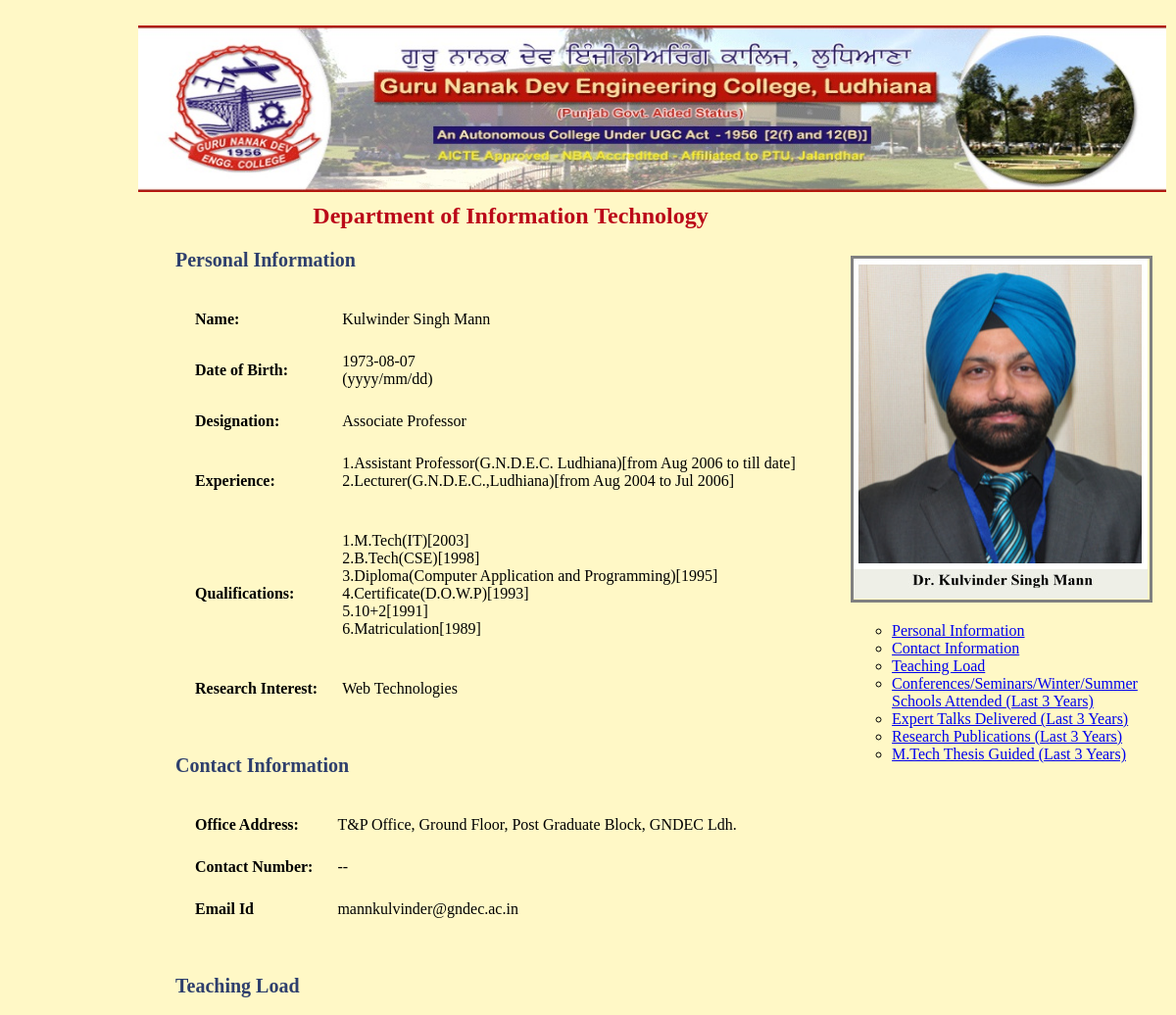
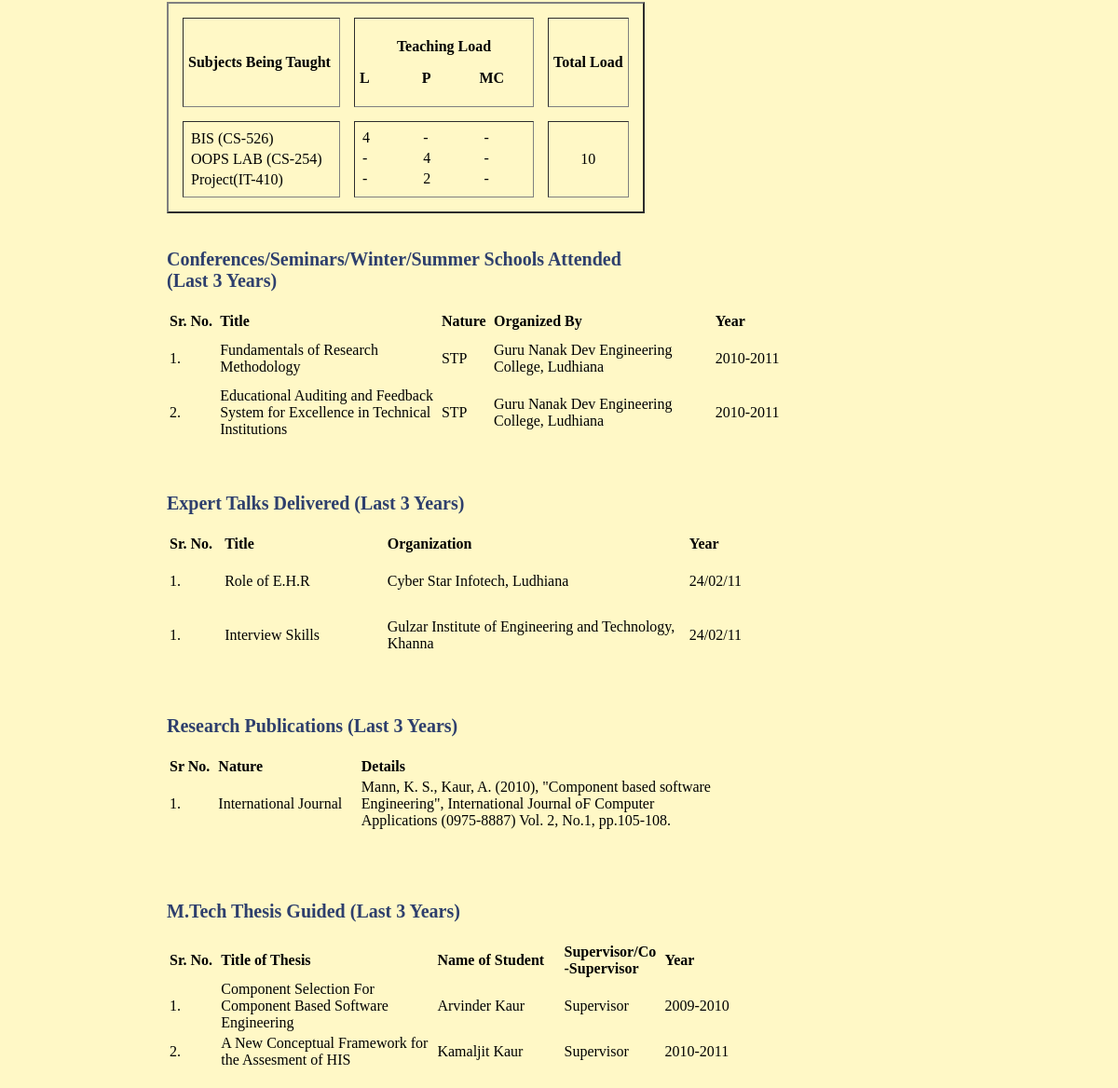
/KulwinderSMann1.php, run on the app's committed database (2 pictures, top to bottom).
### tables this page shows
CREATE TABLE `profile` (
  `id` int(4) NOT NULL auto_increment,
  `username` varchar(80) NOT NULL,
  `password` varchar(10) NOT NULL,
  `name` varchar(50) NOT NULL,
  `dob` date NOT NULL,
  `designation` varchar(50) NOT NULL,
  `experience` varchar(500) NOT NULL,
  `qualification` varchar(500) NOT NULL,
  `research_interest` varchar(500) NOT NULL,
  `office_address` varchar(500) NOT NULL,
  `contact_no` varchar(50) NOT NULL,
  `e_id` varchar(50) NOT NULL,
  `conference` varchar(9999) NOT NULL,
  `expert_talk` varchar(9999) NOT NULL,
  `publication` varchar(9999) NOT NULL,
  `thesis_guided` varchar(9999) NOT NULL,
  PRIMARY KEY  (`id`),
  UNIQUE KEY `username` (`username`),
  UNIQUE KEY `username_2` (`username`),
  KEY `id` (`id`)
);

### KulwinderSMann1.php (the view, shortened to what this page needs)
<!DOCTYPE html PUBLIC "-//W3C//DTD XHTML 1.0 Transitional//EN" "http://www.w3.org/TR/xhtml1/DTD/xhtml1-transitional.dtd">
<html xmlns="http://www.w3.org/1999/xhtml">
<head>
<link href="style.css" rel="stylesheet" type="text/css" />
</head>
<body bgcolor="fff8c6">
<div id="area">
  <div id="college" style="width:100%;margin-left:-20px;">
  <a href="index.php"><img src="images/gne.jpg" width="100%" height="170" /></a></div>
  <div id="photo"><img src="images/2.jpg" width="300" height="347" /> </div>
  <div class="style1" id="info">
    <div align="center" class="style8">Department of Information Technology</div>
    <p align="left" class="style2"><a name="PI">Personal Information</a></p>
    <table cellspacing="15" cellpadding="5">
      <tbody>
        <tr>
          <td><span class="style5"><strong>Name:</strong></span></td>
          <td><span class="style5">
            <?php
$mysqli=new mysqli("localhost","root","1397","faculty");
$sql="SELECT * FROM profile where id='2'";
if($result=$mysqli->query($sql))
{
if($result-> num_rows>0)
{
while($row=$result->fetch_array())
{
echo $row[3]. "<br>";
}
}
else
{
echo"no records matching";
}
}
else
{
echo"ERROR:could not execute $sql.".$mysqli->error;
}
?>
          </span></td>
        </tr>
        <tr>
          <td><span class="style5"><strong>Date of Birth:</strong></span></td>
          <td><span class="style5">
            <?php
$mysqli=new mysqli("localhost","root","1397","faculty");
$sql="SELECT * FROM profile where id='2'";
if($result=$mysqli->query($sql))
{
if($result-> num_rows>0)
{
while($row=$result->fetch_array())
{
echo $row[4]. "<br>";
}
}
else
{
echo"no records matching";
}
}
else
{
echo"ERROR:could not execute $sql.".$mysqli->error;
}
?>
(yyyy/mm/dd)          </span></td>
        </tr>
        <tr>
          <td><span class="style5"><strong>Designation:</strong></span></td>
          <td><span class="style5">
            <?php
$mysqli=new mysqli("localhost","root","1397","faculty");
$sql="SELECT * FROM profile where id='2'";
if($result=$mysqli->query($sql))
{
if($result-> num_rows>0)
{
while($row=$result->fetch_array())
{
echo $row[5]. "<br>";
}
}
else
{
echo"no records matching";
}
}
else
{
echo"ERROR:could not execute $sql.".$mysqli->error;
}
?>
          </span></td>
        </tr>
        <tr>
          <td><span class="style5"><strong>Experience:</strong></span></td>
          <td><span class="style5">
            <?php
$mysqli=new mysqli("localhost","root","1397","faculty");
$sql="SELECT * FROM profile where id='2'";
if($result=$mysqli->query($sql))
{
if($result-> num_rows>0)
{
while($row=$result->fetch_array())
{
echo $row[6]. "<br>";
}
}
else
{
echo"no records matching";
}
}
else
{
echo"ERROR:could not execute $sql.".$mysqli->error;
}
?>
            <br />
          </span></td>
        </tr>
        <tr>
          <td><span class="style5"><strong>Qualifications:</strong></span></td>
          <td><span class="style5">
            <?php
$mysqli=new mysqli("localhost","root","1397","faculty");
$sql="SELECT * FROM profile where id='2'";
if($result=$mysqli->query($sql))
{
if($result-> num_rows>0)
{
while($row=$result->fetch_array())
{
echo $row[7]. "<br>";
}
}
else
{
echo"no records matching";
}
}
else
{
echo"ERROR:could not execute $sql.".$mysqli->error;
}
?>
            <br />
          </span></td>
        </tr>
        <tr>
          <td><span class="style5"><strong>Research Interest:</strong></span></td>
          <td><span class="style5">
            <?php
$mysqli=new mysqli("localhost","root","1397","faculty");
$sql="SELECT * FROM profile where id='2'";
if($result=$mysqli->query($sql))
{
if($result-> num_rows>0)
{
while($row=$result->fetch_array())
{
echo $row[8]. "<br>";
}
}
else
{
echo"no records matching";
}
}
else
{
echo"ERROR:could not execute $sql.".$mysqli->error;
}
?>
          </span></td>
        </tr>
      </tbody>
    </table><br />
    <p align="left" class="style2"><a name="CI">Contact Information</a></p>
    <table cellspacing="15" cellpadding="5">
      <tbody>
        <tr>
          <td><span class="style10">Office Address:</span></td>
          <td><span class="style5">
            <?php
$mysqli=new mysqli("localhost","root","1397","faculty");
$sql="SELECT * FROM profile where id='2'";
if($result=$mysqli->query($sql))
{
if($result-> num_rows>0)
{
while($row=$result->fetch_array())
{
echo $row[9]. "<br>";
}
}
else
{
echo"no records matching";
}
}
else
{
echo"ERROR:could not execute $sql.".$mysqli->error;
}
?>
          </span></td>
        </tr>
        <tr>
          <td><span class="style5"><strong>Contact Number:</strong></span></td>
          <td><span class="style5">
            <?php
$mysqli=new mysqli("localhost","root","1397","faculty");
$sql="SELECT * FROM profile where id='2'";
if($result=$mysqli->query($sql))
{
if($result-> num_rows>0)
{
while($row=$result->fetch_array())
{
echo $row[10]. "<br>";
}
}
else
{
echo"no records matching";
}
}
else
{
echo"ERROR:could not execute $sql.".$mysqli->error;
}
?>
          </span></td>
        </tr>
        <tr>
          <td><span class="style5"><strong>Email Id</strong></span></td>
          <td><span class="style5">
            <?php
$mysqli=new mysqli("localhost","root","1397","faculty");
$sql="SELECT * FROM profile where id='2'";
if($result=$mysqli->query($sql))
{
if($result-> num_rows>0)
{
while($row=$result->fetch_array())
{
echo $row[11]. "<br>";
}
}
else
{
echo"no records matching";
}
}
else
{
echo"ERROR:could not execute $sql.".$mysqli->error;
}
?>
          </span></td>
        </tr>
      </tbody>
    </table><br />
    <p align="left" class="style2"><a name="TL">Teaching Load</a></p>
    <table cellspacing="15" cellpadding="5" border="2px">
      <tbody>
        <tr bordercolor="#666666">
          <td><span class="style10">Subjects Being Taught</span></td>
          <td><p align="center" class="style10">Teaching Load</p>
              <p class="style10">L&nbsp;&nbsp;&nbsp;&nbsp;&nbsp;&nbsp;&nbsp;&nbsp;&nbsp;&nbsp;&nbsp;&nbsp;&nbsp;&nbsp;P&nbsp;&nbsp;&nbsp;&nbsp;&nbsp;&nbsp;&nbsp;&nbsp;&nbsp;&nbsp;&nbsp;&nbsp;&nbsp;MC</p></td>
          <td><span class="style10">Total Load</span></td>
        </tr>
        <tr>
          <td><table width="157">
              <tr>
                <td><span class="style5">BIS (CS-526)</span></td>
              </tr>
              <tr>
                <td><span class="style5">OOPS LAB (CS-254)</span></td>
              </tr>
              <tr>
                <td><span class="style5">Project(IT-410)</span></td>
              </tr>
          </table></td>
          <td><table width="181">
              <tr>
                <td><div align="left" class="style5">4</div></td>
                <td><div align="left" class="style5">-</div></td>
                <td><span class="style5">-</span></td>
              </tr>
              <tr>
                <td><div align="left" class="style5">-</div></td>
                <td><div align="left" class="style5">4</div></td>
                <td><span class="style5">-</span></td>
              </tr>
            <tr>
                <td><div align="left" class="style5">-</div></td>
              <td><div align="left" class="style5">2</div></td>
              <td><span class="style5">-</span></td>
            </tr>
          </table></td>
          <td><div align="center"><span class="style5">10</span> </div></td>
        </tr>
      </tbody>
    </table>
    <br />
    <p align="left" class="style2"><a name="CSWS">Conferences/Seminars/Winter/Summer Schools Attended<br />(Last 3 Years)</a></p>
       <span class="style5">
       <?php
$mysqli=new mysqli("localhost","root","1397","faculty");
$sql="SELECT * FROM profile where id='2'";
if($result=$mysqli->query($sql))
{
if($result-> num_rows>0)
{
while($row=$result->fetch_array())
{
echo $row[12]. "<br>";
}
}
else
{
echo"no records matching";
}
}
else
{
echo"ERROR:could not execute $sql.".$mysqli->error;
}
?>
       </span><br />
    <p align="left" class="style2"><a name="ET">Expert Talks Delivered (Last 3 Years)</a></p>
    <span class="style5">
    <?php
$mysqli=new mysqli("localhost","root","1397","faculty");
$sql="SELECT * FROM profile where id='2'";
if($result=$mysqli->query($sql))
{
if($result-> num_rows>0)
{
while($row=$result->fetch_array())
{
echo $row[13]. "<br>";
}
}
else
{
echo"no records matching";
}
}
else
{
echo"ERROR:could not execute $sql.".$mysqli->error;
}
?>
    </span><br />
    <p align="left" class="style2"><a name="RP">Research Publications (Last 3 Years)</a></p>
    <span class="style5">
    <?php
$mysqli=new mysqli("localhost","root","1397","faculty");
$sql="SELECT * FROM profile where id='2'";
if($result=$mysqli->query($sql))
{
if($result-> num_rows>0)
{
while($row=$result->fetch_array())
{
echo $row[14]. "<br>";
}
}
else
{
echo"no records matching";
}
}
else
{
echo"ERROR:could not execute $sql.".$mysqli->error;
}
?>
    </span><br />
    <br />
    <p align="left" class="style2"><a name="TG">M.Tech Thesis Guided (Last 3 Years)</a></p>
    <p align="left" class="style2"><span class="style5">
      <?php
$mysqli=new mysqli("localhost","root","1397","faculty");
$sql="SELECT * FROM profile where id='2'";
if($result=$mysqli->query($sql))
{
if($result-> num_rows>0)
{
while($row=$result->fetch_array())
{
echo $row[15]. "<br>";
}
}
else
{
echo"no records matching";
}
}
else
{
echo"ERROR:could not execute $sql.".$mysqli->error;
}
?>
    </span></p>
  </div>
  <div id="inline1">
  <ul type="circle">
  	<li><a href="#PI">Personal Information</a><br /></li>
  	<li><a href="#CI">Contact Information</a><br /></li>
  	<li><a href="#TL">Teaching Load</a><br /></li>
  	<li><a href="#CSWS">Conferences/Seminars/Winter/Summer Schools Attended (Last 3 Years)</a><br /></li>
  	<li><a href="#ET">Expert Talks Delivered (Last 3 Years)</a><br /></li>
 	<li><a href="#RP">Research Publications (Last 3 Years)</a><br /></li>
	<li><a href="#TG">M.Tech Thesis Guided (Last 3 Years)</a><br /></li>
   </ul>
  </div>
</div>
</body>
</html>

### style.css (style rules this page uses)
#college { height:148px; width:900px; position:absolute; top:6px; left: 0px; }
#photo { width:302px; height:348px; position:absolute; left: 707px; top: 241px; border:3px solid gray; }

### KulwinderSMann1.php (style rules this page uses)
#info { width:684px; height:539px; position:absolute; left: 18px; top: 187px; }
#inline1 { width:303px; height:300px; position:absolute; left: 709px; top: 599px; }
.style1 { font-size: 16px }
.style2 { font-size: 20px; color: #2E3F6D; font-weight: bold; }
.style5 { font-size: 16px; }
.style8 { color: #BB0919; font-weight: bold; font-size: 24px; }
.style10 { font-size: 16px; font-weight: bold; }

### data on the page
profile: name "Kulwinder Singh Mann", dob "1973-08-07", designation "Associate Professor", experience "1.Assistant Professor(G.N.D.E.C. Ludhiana)[from Aug 2006 to till date] 2.Lecturer(G.N.D.E.C.,Ludhiana)[from Aug 2004 to Jul 2006]", qualification "1.M.Tech(IT)[2003] 2.B.Tech(CSE)[1998] 3.Diploma(Computer Application and Programming)[1995] 4.Certificate(D.O.W.P)[1993] 5.10+2[1991] 6.Matriculation[1989]", research_interest "Web Technologies", office_address "T&P Office, Ground Floor, Post Graduate Block, GNDEC Ldh.", contact_no "--", e "mannkulvinder@gndec.ac.in", conference "Sr. No. Title Nature Organized By Year 1. Fundamentals of Research Methodology STP Guru Nanak Dev Engineering College, Ludhiana 2010-2011 2. Educational Auditing and Feedback System for Excellence in Technical Institutions STP Guru Nanak Dev Engineering College, Ludhiana 2010-2011", expert_talk "Sr. No. Title Organization Year 1. Role of E.H.R Cyber Star Infotech, Ludhiana 24/02/11 1. Interview Skills Gulzar Institute of Engineering and Technology, Khanna 24/02/11", publication "Sr No. Nature Details 1. International Journal Mann, K. S., Kaur, A. (2010), \"Component based software Engineering\", International Journal oF Computer Applications (0975-8887) Vol. 2, No.1, pp.105-108.", thesis_guided "Sr. No. Title of Thesis Name of Student Supervisor/Co -Supervisor Year 1. Component Selection For Component Based Software Engineering Arvinder Kaur Supervisor 2009-2010 2. A New Conceptual Framework for the Assesment of HIS Kamaljit Kaur Supervisor 2010-2011"
